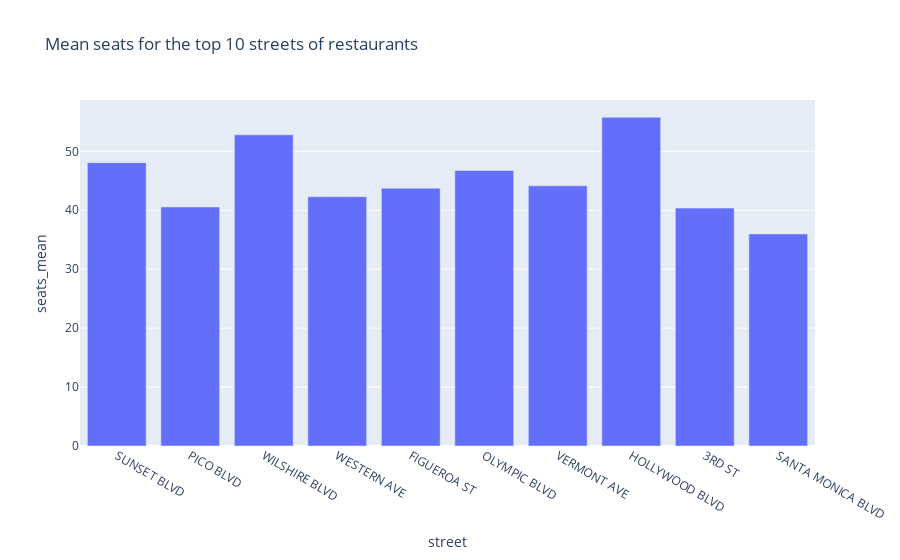

The notebook cell saved with this chart:
### Markdown cell above
That's a few streets that only have one restaurant, it seems that there are streets of preference to be more likely to open a restaurant.

## <a id='toc6_8_'></a>[For each restaurant in the top 10, analyze the distribution of number of seats, is there a tendency?](#toc0_)

We all ready have the mean seats for the top 10 streets that have a lot of restaurants, we only need to plot that result.

### Code cell
# Plot the result
fig = px.bar(restaurantsByStreet.head(10),
            x='street',
            y='seats_mean',
            title="Mean seats for the top 10 streets of restaurants")
fig.show()

### Figure 1 — Plotly figure (JSON) as saved in the notebook; plotly's stock layout.template omitted (floating-point values rounded to 4 significant figures)
{"data": [{"alignmentgroup": "True", "hovertemplate": "street=%{x}<br>seats_mean=%{y}<extra></extra>", "legendgroup": "", "marker": {"color": "#636efa", "pattern": {"shape": ""}}, "name": "", "offsetgroup": "", "orientation": "v", "showlegend": false, "textposition": "auto", "type": "bar", "x": ["SUNSET BLVD", "PICO BLVD", "WILSHIRE BLVD", "WESTERN AVE", "FIGUEROA ST", "OLYMPIC BLVD", "VERMONT AVE", "HOLLYWOOD BLVD", "3RD ST", "SANTA MONICA BLVD"], "xaxis": "x", "y": [48.08, 40.56, 52.8, 42.29, 43.73, 46.75, 44.15, 55.78, 40.37, 35.98], "yaxis": "y"}], "layout": {"barmode": "relative", "legend": {"tracegroupgap": 0}, "title": {"text": "Mean seats for the top 10 streets of restaurants"}, "xaxis": {"anchor": "y", "domain": [0, 1], "title": {"text": "street"}}, "yaxis": {"anchor": "x", "domain": [0, 1], "title": {"text": "seats_mean"}}}}
